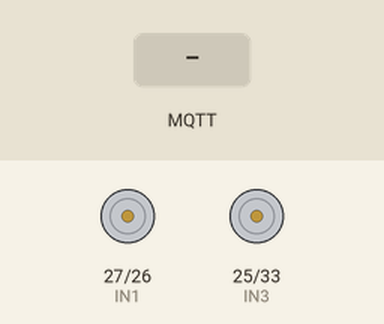
The sketch below on a simulated ESP32. Shown: motor-driver pin pairs drawn as motors (green arrow = first pin HIGH = forward, orange = second pin HIGH = backward, longer = more drive, scaled by the enable pin). The test bench sets the inputs (shaded band). WiFi joins after 1.5 s; servers stay silent unless stated; no MQTT or app messages arrive unless stated.

Above: at 2.7 s.
2.8 s: MQTT message "1" arrives on the second subscribed topic
At 5.26 s:
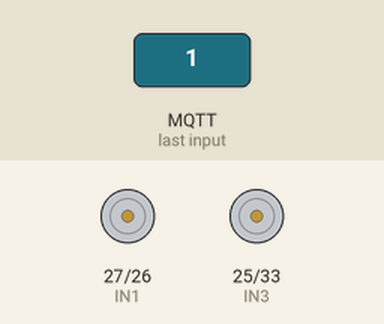
5.8 s: MQTT message "2" arrives on the second subscribed topic
At 6.9 s:
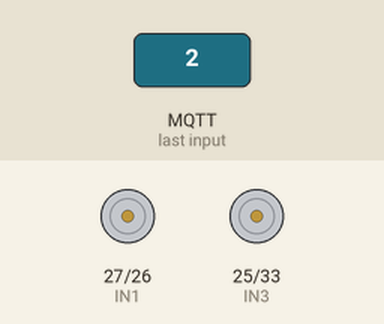
7.3 s: MQTT message "1" arrives on the second subscribed topic
At 7.45 s:
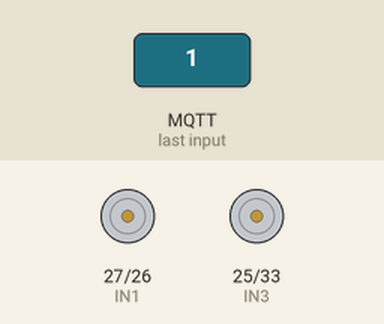
10.3 s: MQTT message "0" arrives on the second subscribed topic
At 11.7 s:
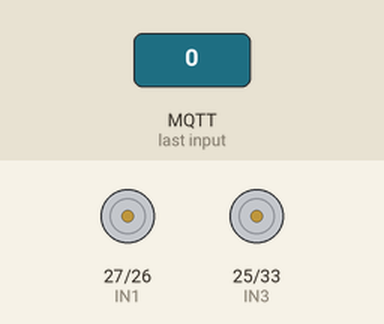
Timing chart, 0 to 12.8 s (numbered marks = the images above; inputs shaded):
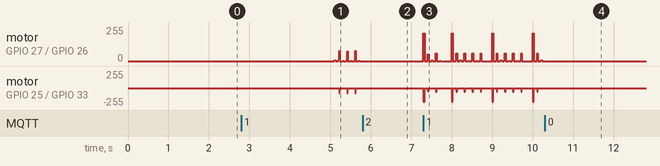

The sketch:

esp32.ino
```cpp
//======================================================================

// Bibliotecas Utilizadas
#include <WiFi.h>
#include <PubSubClient.h>

//======================================================================

// Configurações de Rede e Tópicos
const char* password = "0507112533";
//Raspberry: 192.168.0.102 Note: 192.168.0.100
const char* mqtt_server = "192.168.0.102";
const char* ssid = "rede_pfc";

const int mqtt_port = 1883;
const char* mqtt_id = "ESP32_pfc";

//Tópicos MQTT
const char* mqtt_topico_controle = "pfc/controle";
const char* mqtt_topico_comando = "pfc/comando";
const char* mqtt_topico_config = "pfc/config";

//======================================================================

unsigned long last_msg_time = 0;
const unsigned long timeout_mqtt = 20000;

//======================================================================

// Pinos e PWM
const int ENA = 14; const int IN1 = 27; const int IN2 = 26;
const int IN3 = 25; const int IN4 = 33; const int ENB = 32;
const int motor_esq = 0;
const int motor_dir = 1;
int v_esq = 0;
int v_dir = 0;
int pwm_esq = 0;
int pwm_dir = 0;
unsigned long ms;
const int pwm_frequency = 1000;
const int pwm_resolution = 8;
float comp_dir = 0.99;

//======================================================================

// Modo Busca e rotação pura
const int ciclo_burst = 1000;
const int ciclo_rotacao = 100;
const int ligado_burst = 750;
int ligado_rotacao = 30;
int ligado_busca = 30;
const int pwm_busca = 210;
int busca = 0;
unsigned long burst_ms;
int ultima_direcao = 0;

//======================================================================

WiFiClient espClient;
PubSubClient client(espClient);
void reconnect() {
  static unsigned long lastReconnectAttempt = 0;
  if (millis() - lastReconnectAttempt > 5000) {
    lastReconnectAttempt = millis();
    if (client.connect(mqtt_id)) {
      client.subscribe(mqtt_topico_controle);
      client.subscribe(mqtt_topico_comando);
      client.subscribe(mqtt_topico_config);
    }
  }
}

//======================================================================

void callback(char* topic, byte* payload, unsigned int length) {

  char msg[length + 1];
  memcpy(msg, payload, length);
  msg[length] = '\0';

  String topicoStr = String(topic);
  last_msg_time = millis(); // Reseta o timeout de segurança

  //Velocidade
  if (topicoStr == mqtt_topico_controle) {
    int v1, v2;
    // Velocidades: V_esq e V_dir
    int res = sscanf(msg, "%d,%d", &v1, &v2);
    if (res == 2) {
      v_esq = v1;
      v_dir = v2;
    }
    if (v_esq > v_dir) {
        ultima_direcao = 0; // Direita
      }
    else if (v_dir > v_esq) {
      ultima_direcao = 1; // Esquerda
    }
  }

  //Parâmetros de Configuração
  else if (topicoStr == mqtt_topico_config) {
    int r, b;
    //ligado_rotacao e ligado_busca)
    int res = sscanf(msg, "%d,%d", &r, &b);
    if (res == 2) {
      ligado_rotacao = r;
      ligado_busca = b;
    }
  }

//======================================================================


  // Ativa e Desativa Estado Buscar
  else if (topicoStr == mqtt_topico_comando) {
    busca = atoi(msg);
  }
}

//======================================================================

// Comandos do Motor
void moveForward() {
  digitalWrite(IN1, HIGH);
  digitalWrite(IN2, LOW);
  digitalWrite(IN3, HIGH);
  digitalWrite(IN4, LOW);
  }
void moveBackward() {
  digitalWrite(IN1, LOW);
  digitalWrite(IN2, HIGH);
  digitalWrite(IN3, LOW);
  digitalWrite(IN4, HIGH);
  }
void turnLeft() {
  digitalWrite(IN1, LOW);
  digitalWrite(IN2, HIGH);
  digitalWrite(IN3, HIGH);
  digitalWrite(IN4, LOW);
  }
void turnRight() {
  digitalWrite(IN1, HIGH);
  digitalWrite(IN2, LOW);
  digitalWrite(IN3, LOW);
  digitalWrite(IN4, HIGH);
  }
void stopMotors() {
  digitalWrite(IN1, LOW);
  digitalWrite(IN2, LOW);
  digitalWrite(IN3, LOW);
  digitalWrite(IN4, LOW);
  }

//======================================================================

void setup() {
  Serial.begin(115200);
  pinMode(IN1, OUTPUT);
  pinMode(IN2, OUTPUT);
  pinMode(IN3, OUTPUT);
  pinMode(IN4, OUTPUT);

  ledcSetup(motor_esq, pwm_frequency, pwm_resolution);
  ledcAttachPin(ENA, motor_esq);
  ledcSetup(motor_dir, pwm_frequency, pwm_resolution);
  ledcAttachPin(ENB, motor_dir);


//======================================================================


  WiFi.begin(ssid, password);
  while (WiFi.status() != WL_CONNECTED) delay(500);
  client.setServer(mqtt_server, mqtt_port);
  client.setCallback(callback);
}

//======================================================================

void loop() {
  if (!client.connected()) {
    reconnect();
  } else {
    client.loop();
  }

  // Timeout de segurança
  if (millis() - last_msg_time > timeout_mqtt) {
    v_esq = 0; v_dir = 0; busca = 0;
  }

  unsigned long ms = millis();
  pwm_esq = 0;
  pwm_dir = 0;

  // 1. Estado Buscar
  if (busca == 1) {
    burst_ms = ms % ciclo_burst;
    if (burst_ms < ligado_burst) {
      if (ultima_direcao == 1) {
        turnLeft();
      } else {
        turnRight();
      }
      if ((burst_ms % ciclo_rotacao) < ligado_busca) {
        pwm_esq = pwm_busca;
        pwm_dir = pwm_busca;
      } else { stopMotors(); }
    } else { stopMotors(); }
  }

  // 2. Estado Parar
  else if (v_esq == 0 && v_dir == 0) {
    stopMotors();
    pwm_esq = 0;
    pwm_dir = 0;
  }

  // Movivemntação Transladar e Rotacionar
  else {
    // Estado Transladar: Avançar e Recuar
    if (v_esq == v_dir) {
      if (v_esq > 0) moveForward();
      else moveBackward();
      pwm_esq = abs(v_esq);
      pwm_dir = abs(v_dir);
    }
    // Estado Rotacionar: Virar Direita/Esquerda
    else {
      if (v_esq < v_dir) turnLeft();
      else turnRight();


      if ((ms % ciclo_rotacao) < ligado_rotacao) {
        pwm_esq = abs(v_esq);
        pwm_dir = abs(v_dir);
      } else {
        stopMotors();
        pwm_esq = 0;
        pwm_dir = 0;
      }
    }
  }

  // Ajustes finais e PWM
  int final_pwm_esq = constrain(pwm_esq, 0, 255);
  int final_pwm_dir = constrain(round(pwm_dir * comp_dir), 0, 255);

  ledcWrite(motor_esq, final_pwm_esq);
  ledcWrite(motor_dir, final_pwm_dir);
}
```

Measured:
- after the input at 5.8 s, motor on GPIO 27 (IN1) / GPIO 26 (IN2), motor on GPIO 25 (IN3) / GPIO 33 (IN4): stops changing and stays stopped
- after the input at 10.3 s, motor on GPIO 27 (IN1) / GPIO 26 (IN2), motor on GPIO 25 (IN3) / GPIO 33 (IN4): stops changing and stays stopped
